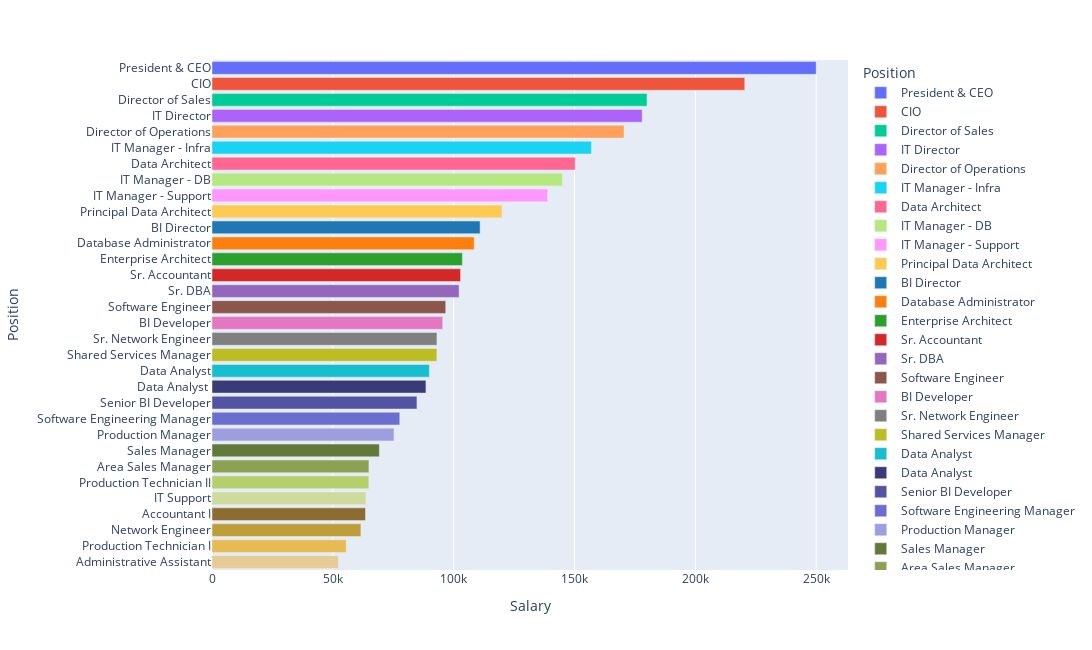

The notebook cell saved with this chart:
### Code cell
custom_colors = [
    "#636EFA", "#EF553B", "#00CC96", "#AB63FA", "#FFA15A", "#19D3F3", "#FF6692", "#B6E880",
    "#FF97FF", "#FECB52", "#1F77B4", "#FF7F0E", "#2CA02C", "#D62728", "#9467BD", "#8C564B",
    "#E377C2", "#7F7F7F", "#BCBD22", "#17BECF", "#393b79", "#5254a3", "#6b6ecf", "#9c9ede",
    "#637939", "#8ca252", "#b5cf6b", "#cedb9c", "#8c6d31", "#bd9e39", "#e7ba52", "#e7cb94",
    "#843c39", "#ad494a", "#d6616b", "#e7969c", "#7b4173", "#a55194", "#ce6dbd", "#de9ed6"
]

fig = px.bar(postion_wise_salary , 
            y="Position", 
            x="Salary" ,
            color="Position",
            height=650, 
            width=1300,
            color_discrete_sequence = custom_colors)


fig.show()

### Figure 1 — Plotly figure (JSON) as saved in the notebook; plotly's stock layout.template omitted (floating-point values rounded to 4 significant figures)
{"data": [{"alignmentgroup": "True", "hovertemplate": "Position=%{y}<br>Salary=%{x}<extra></extra>", "legendgroup": "President & CEO", "marker": {"color": "#636EFA", "pattern": {"shape": ""}}, "name": "President & CEO", "offsetgroup": "President & CEO", "orientation": "h", "showlegend": true, "textposition": "auto", "type": "bar", "x": [250000], "xaxis": "x", "y": ["President & CEO"], "yaxis": "y"}, {"alignmentgroup": "True", "hovertemplate": "Position=%{y}<br>Salary=%{x}<extra></extra>", "legendgroup": "CIO", "marker": {"color": "#EF553B", "pattern": {"shape": ""}}, "name": "CIO", "offsetgroup": "CIO", "orientation": "h", "showlegend": true, "textposition": "auto", "type": "bar", "x": [220450], "xaxis": "x", "y": ["CIO"], "yaxis": "y"}, {"alignmentgroup": "True", "hovertemplate": "Position=%{y}<br>Salary=%{x}<extra></extra>", "legendgroup": "Director of Sales", "marker": {"color": "#00CC96", "pattern": {"shape": ""}}, "name": "Director of Sales", "offsetgroup": "Director of Sales", "orientation": "h", "showlegend": true, "textposition": "auto", "type": "bar", "x": [180000], "xaxis": "x", "y": ["Director of Sales"], "yaxis": "y"}, {"alignmentgroup": "True", "hovertemplate": "Position=%{y}<br>Salary=%{x}<extra></extra>", "legendgroup": "IT Director", "marker": {"color": "#AB63FA", "pattern": {"shape": ""}}, "name": "IT Director", "offsetgroup": "IT Director", "orientation": "h", "showlegend": true, "textposition": "auto", "type": "bar", "x": [178000], "xaxis": "x", "y": ["IT Director"], "yaxis": "y"}, {"alignmentgroup": "True", "hovertemplate": "Position=%{y}<br>Salary=%{x}<extra></extra>", "legendgroup": "Director of Operations", "marker": {"color": "#FFA15A", "pattern": {"shape": ""}}, "name": "Director of Operations", "offsetgroup": "Director of Operations", "orientation": "h", "showlegend": true, "textposition": "auto", "type": "bar", "x": [170500], "xaxis": "x", "y": ["Director of Operations"], "yaxis": "y"}, {"alignmentgroup": "True", "hovertemplate": "Position=%{y}<br>Salary=%{x}<extra></extra>", "legendgroup": "IT Manager - Infra", "marker": {"color": "#19D3F3", "pattern": {"shape": ""}}, "name": "IT Manager - Infra", "offsetgroup": "IT Manager - Infra", "orientation": "h", "showlegend": true, "textposition": "auto", "type": "bar", "x": [157000], "xaxis": "x", "y": ["IT Manager - Infra"], "yaxis": "y"}, {"alignmentgroup": "True", "hovertemplate": "Position=%{y}<br>Salary=%{x}<extra></extra>", "legendgroup": "Data Architect", "marker": {"color": "#FF6692", "pattern": {"shape": ""}}, "name": "Data Architect", "offsetgroup": "Data Architect", "orientation": "h", "showlegend": true, "textposition": "auto", "type": "bar", "x": [150290], "xaxis": "x", "y": ["Data Architect"], "yaxis": "y"}, {"alignmentgroup": "True", "hovertemplate": "Position=%{y}<br>Salary=%{x}<extra></extra>", "legendgroup": "IT Manager - DB", "marker": {"color": "#B6E880", "pattern": {"shape": ""}}, "name": "IT Manager - DB", "offsetgroup": "IT Manager - DB", "orientation": "h", "showlegend": true, "textposition": "auto", "type": "bar", "x": [145000.0], "xaxis": "x", "y": ["IT Manager - DB"], "yaxis": "y"}, {"alignmentgroup": "True", "hovertemplate": "Position=%{y}<br>Salary=%{x}<extra></extra>", "legendgroup": "IT Manager - Support", "marker": {"color": "#FF97FF", "pattern": {"shape": ""}}, "name": "IT Manager - Support", "offsetgroup": "IT Manager - Support", "orientation": "h", "showlegend": true, "textposition": "auto", "type": "bar", "x": [138888], "xaxis": "x", "y": ["IT Manager - Support"], "yaxis": "y"}, {"alignmentgroup": "True", "hovertemplate": "Position=%{y}<br>Salary=%{x}<extra></extra>", "legendgroup": "Principal Data Architect", "marker": {"color": "#FECB52", "pattern": {"shape": ""}}, "name": "Principal Data Architect", "offsetgroup": "Principal Data Architect", "orientation": "h", "showlegend": true, "textposition": "auto", "type": "bar", "x": [120000], "xaxis": "x", "y": ["Principal Data Architect"], "yaxis": "y"}, {"alignmentgroup": "True", "hovertemplate": "Position=%{y}<br>Salary=%{x}<extra></extra>", "legendgroup": "BI Director", "marker": {"color": "#1F77B4", "pattern": {"shape": ""}}, "name": "BI Director", "offsetgroup": "BI Director", "orientation": "h", "showlegend": true, "textposition": "auto", "type": "bar", "x": [110929], "xaxis": "x", "y": ["BI Director"], "yaxis": "y"}, {"alignmentgroup": "True", "hovertemplate": "Position=%{y}<br>Salary=%{x}<extra></extra>", "legendgroup": "Database Administrator", "marker": {"color": "#FF7F0E", "pattern": {"shape": ""}}, "name": "Database Administrator", "offsetgroup": "Database Administrator", "orientation": "h", "showlegend": true, "textposition": "auto", "type": "bar", "x": [108500.0], "xaxis": "x", "y": ["Database Administrator"], "yaxis": "y"}, {"alignmentgroup": "True", "hovertemplate": "Position=%{y}<br>Salary=%{x}<extra></extra>", "legendgroup": "Enterprise Architect", "marker": {"color": "#2CA02C", "pattern": {"shape": ""}}, "name": "Enterprise Architect", "offsetgroup": "Enterprise Architect", "orientation": "h", "showlegend": true, "textposition": "auto", "type": "bar", "x": [103613], "xaxis": "x", "y": ["Enterprise Architect"], "yaxis": "y"}, {"alignmentgroup": "True", "hovertemplate": "Position=%{y}<br>Salary=%{x}<extra></extra>", "legendgroup": "Sr. Accountant", "marker": {"color": "#D62728", "pattern": {"shape": ""}}, "name": "Sr. Accountant", "offsetgroup": "Sr. Accountant", "orientation": "h", "showlegend": true, "textposition": "auto", "type": "bar", "x": [102859], "xaxis": "x", "y": ["Sr. Accountant"], "yaxis": "y"}, {"alignmentgroup": "True", "hovertemplate": "Position=%{y}<br>Salary=%{x}<extra></extra>", "legendgroup": "Sr. DBA", "marker": {"color": "#9467BD", "pattern": {"shape": ""}}, "name": "Sr. DBA", "offsetgroup": "Sr. DBA", "orientation": "h", "showlegend": true, "textposition": "auto", "type": "bar", "x": [102234], "xaxis": "x", "y": ["Sr. DBA"], "yaxis": "y"}, {"alignmentgroup": "True", "hovertemplate": "Position=%{y}<br>Salary=%{x}<extra></extra>", "legendgroup": "Software Engineer", "marker": {"color": "#8C564B", "pattern": {"shape": ""}}, "name": "Software Engineer", "offsetgroup": "Software Engineer", "orientation": "h", "showlegend": true, "textposition": "auto", "type": "bar", "x": [96720.0], "xaxis": "x", "y": ["Software Engineer"], "yaxis": "y"}, {"alignmentgroup": "True", "hovertemplate": "Position=%{y}<br>Salary=%{x}<extra></extra>", "legendgroup": "BI Developer", "marker": {"color": "#E377C2", "pattern": {"shape": ""}}, "name": "BI Developer", "offsetgroup": "BI Developer", "orientation": "h", "showlegend": true, "textposition": "auto", "type": "bar", "x": [95465], "xaxis": "x", "y": ["BI Developer"], "yaxis": "y"}, {"alignmentgroup": "True", "hovertemplate": "Position=%{y}<br>Salary=%{x}<extra></extra>", "legendgroup": "Sr. Network Engineer", "marker": {"color": "#7F7F7F", "pattern": {"shape": ""}}, "name": "Sr. Network Engineer", "offsetgroup": "Sr. Network Engineer", "orientation": "h", "showlegend": true, "textposition": "auto", "type": "bar", "x": [93070.0], "xaxis": "x", "y": ["Sr. Network Engineer"], "yaxis": "y"}, {"alignmentgroup": "True", "hovertemplate": "Position=%{y}<br>Salary=%{x}<extra></extra>", "legendgroup": "Shared Services Manager", "marker": {"color": "#BCBD22", "pattern": {"shape": ""}}, "name": "Shared Services Manager", "offsetgroup": "Shared Services Manager", "orientation": "h", "showlegend": true, "textposition": "auto", "type": "bar", "x": [93046], "xaxis": "x", "y": ["Shared Services Manager"], "yaxis": "y"}, {"alignmentgroup": "True", "hovertemplate": "Position=%{y}<br>Salary=%{x}<extra></extra>", "legendgroup": "Data Analyst", "marker": {"color": "#17BECF", "pattern": {"shape": ""}}, "name": "Data Analyst", "offsetgroup": "Data Analyst", "orientation": "h", "showlegend": true, "textposition": "auto", "type": "bar", "x": [89930.0], "xaxis": "x", "y": ["Data Analyst"], "yaxis": "y"}, {"alignmentgroup": "True", "hovertemplate": "Position=%{y}<br>Salary=%{x}<extra></extra>", "legendgroup": "Data Analyst ", "marker": {"color": "#393b79", "pattern": {"shape": ""}}, "name": "Data Analyst ", "offsetgroup": "Data Analyst ", "orientation": "h", "showlegend": true, "textposition": "auto", "type": "bar", "x": [88527], "xaxis": "x", "y": ["Data Analyst "], "yaxis": "y"}, {"alignmentgroup": "True", "hovertemplate": "Position=%{y}<br>Salary=%{x}<extra></extra>", "legendgroup": "Senior BI Developer", "marker": {"color": "#5254a3", "pattern": {"shape": ""}}, "name": "Senior BI Developer", "offsetgroup": "Senior BI Developer", "orientation": "h", "showlegend": true, "textposition": "auto", "type": "bar", "x": [84800.0], "xaxis": "x", "y": ["Senior BI Developer"], "yaxis": "y"}, {"alignmentgroup": "True", "hovertemplate": "Position=%{y}<br>Salary=%{x}<extra></extra>", "legendgroup": "Software Engineering Manager", "marker": {"color": "#6b6ecf", "pattern": {"shape": ""}}, "name": "Software Engineering Manager", "offsetgroup": "Software Engineering Manager", "orientation": "h", "showlegend": true, "textposition": "auto", "type": "bar", "x": [77692], "xaxis": "x", "y": ["Software Engineering Manager"], "yaxis": "y"}, {"alignmentgroup": "True", "hovertemplate": "Position=%{y}<br>Salary=%{x}<extra></extra>", "legendgroup": "Production Manager", "marker": {"color": "#9c9ede", "pattern": {"shape": ""}}, "name": "Production Manager", "offsetgroup": "Production Manager", "orientation": "h", "showlegend": true, "textposition": "auto", "type": "bar", "x": [75290.0], "xaxis": "x", "y": ["Production Manager"], "yaxis": "y"}, {"alignmentgroup": "True", "hovertemplate": "Position=%{y}<br>Salary=%{x}<extra></extra>", "legendgroup": "Sales Manager", "marker": {"color": "#637939", "pattern": {"shape": ""}}, "name": "Sales Manager", "offsetgroup": "Sales Manager", "orientation": "h", "showlegend": true, "textposition": "auto", "type": "bar", "x": [69240], "xaxis": "x", "y": ["Sales Manager"], "yaxis": "y"}, {"alignmentgroup": "True", "hovertemplate": "Position=%{y}<br>Salary=%{x}<extra></extra>", "legendgroup": "Area Sales Manager", "marker": {"color": "#8ca252", "pattern": {"shape": ""}}, "name": "Area Sales Manager", "offsetgroup": "Area Sales Manager", "orientation": "h", "showlegend": true, "textposition": "auto", "type": "bar", "x": [64930.0], "xaxis": "x", "y": ["Area Sales Manager"], "yaxis": "y"}, {"alignmentgroup": "True", "hovertemplate": "Position=%{y}<br>Salary=%{x}<extra></extra>", "legendgroup": "Production Technician II", "marker": {"color": "#b5cf6b", "pattern": {"shape": ""}}, "name": "Production Technician II", "offsetgroup": "Production Technician II", "orientation": "h", "showlegend": true, "textposition": "auto", "type": "bar", "x": [64890.0], "xaxis": "x", "y": ["Production Technician II"], "yaxis": "y"}, {"alignmentgroup": "True", "hovertemplate": "Position=%{y}<br>Salary=%{x}<extra></extra>", "legendgroup": "IT Support", "marker": {"color": "#cedb9c", "pattern": {"shape": ""}}, "name": "IT Support", "offsetgroup": "IT Support", "orientation": "h", "showlegend": true, "textposition": "auto", "type": "bar", "x": [63680.0], "xaxis": "x", "y": ["IT Support"], "yaxis": "y"}, {"alignmentgroup": "True", "hovertemplate": "Position=%{y}<br>Salary=%{x}<extra></extra>", "legendgroup": "Accountant I", "marker": {"color": "#8c6d31", "pattern": {"shape": ""}}, "name": "Accountant I", "offsetgroup": "Accountant I", "orientation": "h", "showlegend": true, "textposition": "auto", "type": "bar", "x": [63510.0], "xaxis": "x", "y": ["Accountant I"], "yaxis": "y"}, {"alignmentgroup": "True", "hovertemplate": "Position=%{y}<br>Salary=%{x}<extra></extra>", "legendgroup": "Network Engineer", "marker": {"color": "#bd9e39", "pattern": {"shape": ""}}, "name": "Network Engineer", "offsetgroup": "Network Engineer", "orientation": "h", "showlegend": true, "textposition": "auto", "type": "bar", "x": [61605], "xaxis": "x", "y": ["Network Engineer"], "yaxis": "y"}, {"alignmentgroup": "True", "hovertemplate": "Position=%{y}<br>Salary=%{x}<extra></extra>", "legendgroup": "Production Technician I", "marker": {"color": "#e7ba52", "pattern": {"shape": ""}}, "name": "Production Technician I", "offsetgroup": "Production Technician I", "orientation": "h", "showlegend": true, "textposition": "auto", "type": "bar", "x": [55520.0], "xaxis": "x", "y": ["Production Technician I"], "yaxis": "y"}, {"alignmentgroup": "True", "hovertemplate": "Position=%{y}<br>Salary=%{x}<extra></extra>", "legendgroup": "Administrative Assistant", "marker": {"color": "#e7cb94", "pattern": {"shape": ""}}, "name": "Administrative Assistant", "offsetgroup": "Administrative Assistant", "orientation": "h", "showlegend": true, "textposition": "auto", "type": "bar", "x": [52280], "xaxis": "x", "y": ["Administrative Assistant"], "yaxis": "y"}], "layout": {"barmode": "relative", "height": 650, "legend": {"title": {"text": "Position"}, "tracegroupgap": 0}, "margin": {"t": 60}, "width": 1300, "xaxis": {"anchor": "y", "domain": [0, 1], "title": {"text": "Salary"}}, "yaxis": {"anchor": "x", "categoryarray": ["Administrative Assistant", "Production Technician I", "Network Engineer", "Accountant I", "IT Support", "Production Technician II", "Area Sales Manager", "Sales Manager", "Production Manager", "Software Engineering Manager", "Senior BI Developer", "Data Analyst ", "Data Analyst", "Shared Services Manager", "Sr. Network Engineer", "BI Developer", "Software Engineer", "Sr. DBA", "Sr. Accountant", "Enterprise Architect", "Database Administrator", "BI Director", "Principal Data Architect", "IT Manager - Support", "IT Manager - DB", "Data Architect", "IT Manager - Infra", "Director of Operations", "IT Director", "Director of Sales", "CIO", "President & CEO"], "categoryorder": "array", "domain": [0, 1], "title": {"text": "Position"}}}}
